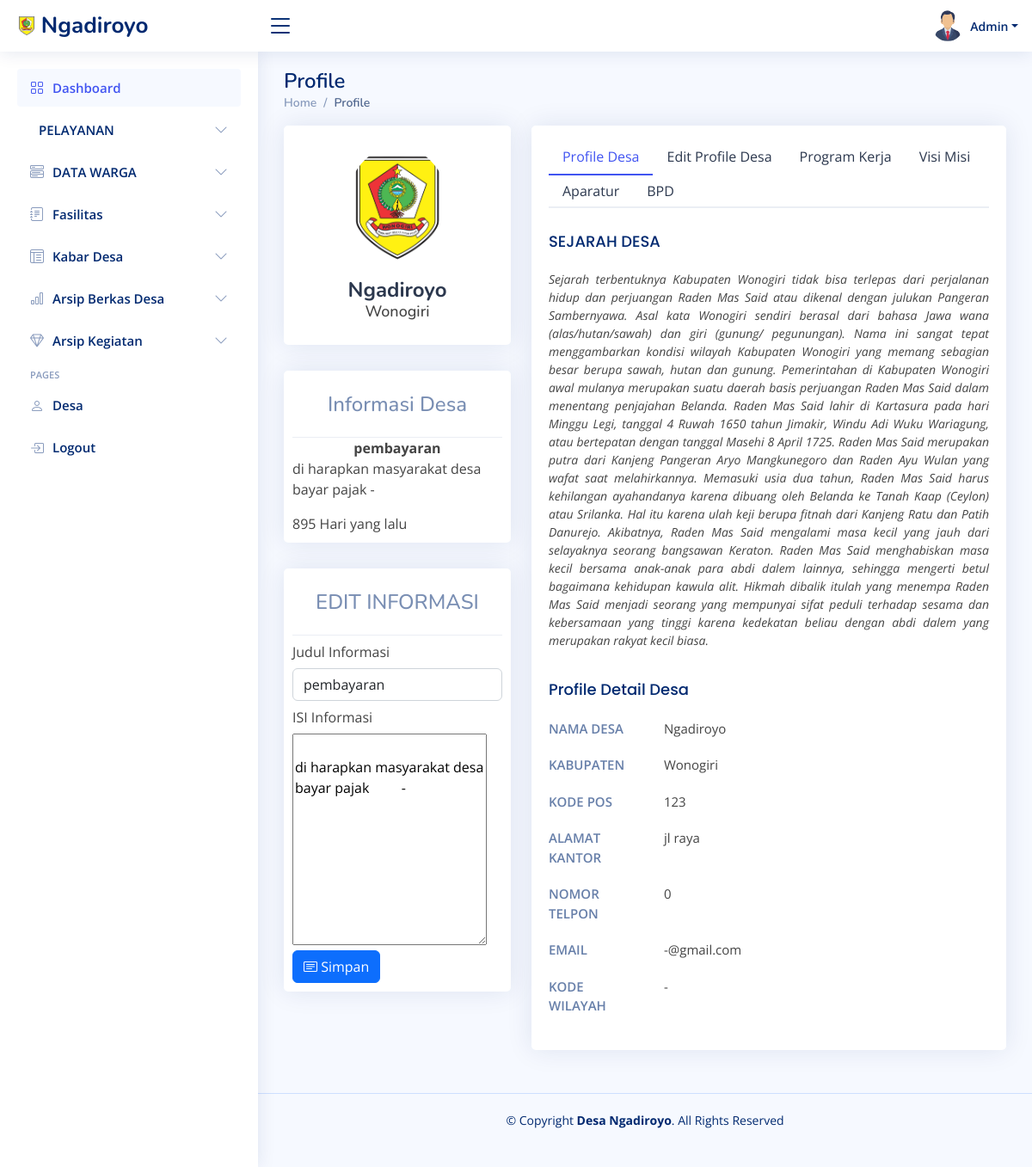
Page /admin/profile/profile.php (signed in) on the committed database.
### tables this page shows
CREATE TABLE `profile_desa` (
  `id_desa` int(11) NOT NULL,
  `nama_desa` varchar(50) NOT NULL,
  `kabupaten` varchar(50) NOT NULL,
  `kode_pos` int(11) NOT NULL,
  `alamat_kantor` varchar(100) NOT NULL,
  `telp` int(11) NOT NULL,
  `email` varchar(50) NOT NULL,
  `kd_wil` varchar(50) NOT NULL,
  `sejarah_desa` text NOT NULL
);

CREATE TABLE `informasi` (
  `id_informasi` int(11) NOT NULL,
  `judul` varchar(50) NOT NULL,
  `keterangan` text NOT NULL,
  `waktu` date DEFAULT NULL
);

### admin/profile/profile.php (the view, shortened to what this page needs)
<!DOCTYPE html>
<html lang="en">
<head>
    <link href="../assets/vendor/bootstrap/css/bootstrap.min.css" rel="stylesheet">
    <link href="../assets/vendor/bootstrap-icons/bootstrap-icons.css" rel="stylesheet">
    <link href="../assets/vendor/boxicons/css/boxicons.min.css" rel="stylesheet">
    <link href="../assets/vendor/quill/quill.snow.css" rel="stylesheet">
    <link href="../assets/vendor/quill/quill.bubble.css" rel="stylesheet">
    <link href="../assets/vendor/remixicon/remixicon.css" rel="stylesheet">
    <link href="../assets/vendor/simple-datatables/style.css" rel="stylesheet">
    <link href="../assets/css/style.css" rel="stylesheet">
    <link rel="stylesheet" type="text/css" href="https://cdn.datatables.net/1.10.20/css/jquery.dataTables.css">
</head>
<body>
    <header id="header" class="header fixed-top d-flex align-items-center">
        <div class="d-flex align-items-center justify-content-between">
            <a href="../index.php" class="logo d-flex align-items-center">
                <img src="../assets/img/Kabupaten Seruyan.png" alt="">
                <span class="d-none d-lg-block">Ngadiroyo</span>
            </a>
            <i class="bi bi-list toggle-sidebar-btn"></i>
        </div>
        <nav class="header-nav ms-auto">
            <ul class="d-flex align-items-center">
                <li class="nav-item dropdown pe-3">
                    <a class="nav-link nav-profile d-flex align-items-center pe-0" href="#" data-bs-toggle="dropdown">
                        <img src="../assets/img/admin.png" alt="Profile" class="rounded-circle">
                        <span class="d-none d-md-block dropdown-toggle ps-2">Admin</span>
                    </a>
                </li>
            </ul>
        </nav>
    </header>
    <aside id="sidebar" class="sidebar">
        <ul class="sidebar-nav" id="sidebar-nav">
            <li class="nav-item">
                <a class="nav-link " href="../index.php">
                    <i class="bi bi-grid"></i>
                    <span>Dashboard</span>
                </a>
            </li>
            <li class="nav-item">
                <a class="nav-link collapsed" data-bs-target="#components-pengajuan" data-bs-toggle="collapse" href="#">
                    <i class="bi bx-package"></i><span>PELAYANAN</span><i class="bi bi-chevron-down ms-auto"></i>
                </a>
            </li>
            <li class="nav-item">
                <a class="nav-link collapsed" data-bs-target="#components-nav" data-bs-toggle="collapse" href="#">
                    <i class="bi bi-menu-button-wide"></i><span>DATA WARGA</span><i class="bi bi-chevron-down ms-auto"></i>
                </a>
            </li>
            <li class="nav-item">
                <a class="nav-link collapsed" data-bs-target="#forms-nav" data-bs-toggle="collapse" href="#">
                    <i class="bi bi-journal-text"></i><span>Fasilitas</span><i class="bi bi-chevron-down ms-auto"></i>
                </a>
            </li>
            <li class="nav-item">
                <a class="nav-link collapsed" data-bs-target="#tables-nav" data-bs-toggle="collapse" href="#">
                    <i class="bi bi-layout-text-window-reverse"></i><span>Kabar Desa</span><i class="bi bi-chevron-down ms-auto"></i>
                </a>
            </li>
            <li class="nav-item">
                <a class="nav-link collapsed" data-bs-target="#charts-nav" data-bs-toggle="collapse" href="#">
                    <i class="bi bi-bar-chart"></i><span>Arsip Berkas Desa</span><i class="bi bi-chevron-down ms-auto"></i>
                </a>
            </li>
            <li class="nav-item">
                <a class="nav-link collapsed" data-bs-target="#icons-nav" data-bs-toggle="collapse" href="#">
                    <i class="bi bi-gem"></i><span>Arsip Kegiatan</span><i class="bi bi-chevron-down ms-auto"></i>
                </a>
            </li>
            <li class="nav-heading">Pages</li>
            <li class="nav-item">
                <a class="nav-link collapsed" href="profile.php">
                    <i class="bi bi-person"></i>
                    <span>Desa</span>
                </a>
            </li>
            <li class="nav-item">
                <a class="nav-link collapsed" href="../logout.php">
                    <i class="bi bi-box-arrow-in-right"></i>
                    <span>Logout</span>
                </a>
            </li>
        </ul>
    </aside>
    <main id="main" class="main">
        <div class="pagetitle">
            <h1>Profile</h1>
            <nav>
                <ol class="breadcrumb">
                    <li class="breadcrumb-item"><a href="#">Home</a></li>
                    <li class="breadcrumb-item active">Profile</li>
                </ol>
            </nav>
        </div>
        <section class="section profile">
            <div class="row">
                <div class="col-xl-4">
                    <div class="card">
                        <div class="card-body profile-card pt-4 d-flex flex-column align-items-center">
                            <img src="../assets/img/Kabupaten Seruyan.png" alt="Profile" class="rounded-circle">
                            <?php
                            include '../../koneksi/koneksi.php';
                            $data = mysqli_query($koneksi, "select * from profile_desa");
                            while ($d = mysqli_fetch_array($data)) {
                            ?>
                                <h2><?php echo $d['nama_desa']; ?></h2>
                                <h3><?php echo $d['kabupaten']; ?></h3>
                            <?php
                            }
                            ?>
                        </div>
                    </div>
                    <div class="card " style="padding:10px ;">
                        <div class="card-header text-center"> <b>
                                <h4>Informasi Desa</h4>
                            </b></div>
                        <?php
                        include '../../koneksi/koneksi.php';
                        $data = mysqli_query($koneksi, "select * from informasi");
                        while ($d = mysqli_fetch_array($data)) {
                        ?>
                            <center><b><?php echo $d['judul']; ?></b></center>
                            <p><?php echo $d['keterangan']; ?></p>
                            <?php
                            $waktu = $d['waktu'];
                            $awal  = date_create("$waktu");
                            $akhir = date_create();
                            $diff  = date_diff($awal, $akhir);
                            echo '  ' . $diff->days, ' Hari yang lalu ';
                            ?>
                        <?php
                        }
                        ?>
                    </div>
                    <div class="card " style="padding: 10px;">
                        <div class="card-header text-center"> <b>
                                <h4>EDIT INFORMASI</h4>
                            </b></div>
                        <?php
                        include '../../koneksi/koneksi.php';
                        $data = mysqli_query($koneksi, "select * from informasi");
                        while ($d = mysqli_fetch_array($data)) {
                        ?>
                            <form action="tambah_pengumuman.php" method="post">
                                <label for="fullName" class="col-md-12 col-lg-12 col-form-label">Judul Informasi</label>
                                <input name="judul" type="text" class="form-control" id="company" value="<?php echo $d['judul']; ?>">
                                <label for="fullName" class="col-md-12 col-lg-12 col-form-label">ISI Informasi</label>
                                <textarea name="keterangan" id="keterangan" rows="10" cols="25">
                                        <?php echo $d['keterangan']; ?>
                                        </textarea>
                                <br>
                                <button type="submit" class="btn btn-primary"> <i class="bi-card-text"></i> Simpan</button>
                            </form>
                        <?php
                        }
                        ?>
                    </div>
                </div>
                <div class="col-xl-8">
                    <div class="card">
                        <div class="card-body pt-3">
                            <ul class="nav nav-tabs nav-tabs-bordered">
                                <li class="nav-item">
                                    <button class="nav-link active" data-bs-toggle="tab" data-bs-target="#profile-overview">Profile Desa</button>
                                </li>
                                <li class="nav-item">
                                    <button class="nav-link" data-bs-toggle="tab" data-bs-target="#profile-edit">Edit Profile Desa</button>
                                </li>
                                <li class="nav-item">
                                    <button class="nav-link" data-bs-toggle="tab" data-bs-target="#profile-settings">Program Kerja</button>
                                </li>
                                <li class="nav-item">
                                    <button class="nav-link" data-bs-toggle="tab" data-bs-target="#profile-change-password">Visi Misi</button>
                                </li>
                                <li class="nav-item">
                                    <button class="nav-link" data-bs-toggle="tab" data-bs-target="#profile-change-aparatur">Aparatur</button>
                                </li>
                                <li class="nav-item">
                                    <button class="nav-link" data-bs-toggle="tab" data-bs-target="#profile-change-bpd">BPD</button>
                                </li>
                            </ul>
                            <div class="tab-content pt-2">
                                <?php
                                include '../../koneksi/koneksi.php';
                                $data = mysqli_query($koneksi, "select * from profile_desa");
                                while ($d = mysqli_fetch_array($data)) {
                                ?>
                                    <div class="tab-pane fade show active profile-overview" id="profile-overview">
                                        <h5 class="card-title">SEJARAH DESA</h5>
                                        <p class="small fst-italic" style="text-align:justify ;"><?php echo $d['sejarah_desa']; ?></p>
                                        <h5 class="card-title">Profile Detail Desa</h5>
                                        <div class="row">
                                            <div class="col-lg-3 col-md-4 label ">NAMA DESA</div>
                                            <div class="col-lg-9 col-md-8"><?php echo $d['nama_desa']; ?></div>
                                        </div>
                                        <div class="row">
                                            <div class="col-lg-3 col-md-4 label">KABUPATEN</div>
                                            <div class="col-lg-9 col-md-8"><?php echo $d['kabupaten']; ?></div>
                                        </div>
                                        <div class="row">
                                            <div class="col-lg-3 col-md-4 label">KODE POS</div>
                                            <div class="col-lg-9 col-md-8"><?php echo $d['kode_pos']; ?></div>
                                        </div>
                                        <div class="row">
                                            <div class="col-lg-3 col-md-4 label">ALAMAT KANTOR</div>
                                            <div class="col-lg-9 col-md-8"><?php echo $d['alamat_kantor']; ?></div>
                                        </div>
                                        <div class="row">
                                            <div class="col-lg-3 col-md-4 label">NOMOR TELPON</div>
                                            <div class="col-lg-9 col-md-8"><?php echo $d['telp']; ?></div>
                                        </div>
                                        <div class="row">
                                            <div class="col-lg-3 col-md-4 label">EMAIL</div>
                                            <div class="col-lg-9 col-md-8"><?php echo $d['email']; ?></div>
                                        </div>
                                        <div class="row">
                                            <div class="col-lg-3 col-md-4 label">KODE WILAYAH</div>
                                            <div class="col-lg-9 col-md-8"><?php echo $d['kd_wil']; ?></div>
                                        </div>
                                    </div>
                                <?php
                                }
                                ?>
                            </div>
                        </div>
                    </div>
                </div>
            </div>
        </section>
    </main>
    <footer id="footer" class="footer">
        <div class="copyright">
            &copy; Copyright <strong><span>Desa Ngadiroyo</span></strong>. All Rights Reserved
        </div>
    </footer>
</body>
</html>

### rows in the picture
profile_desa: nama_desa "Ngadiroyo", kabupaten "Wonogiri", sejarah_desa "Sejarah terbentuknya Kabupaten Wonogiri tidak bisa terlepas dari perjalanan hidup dan perjuangan Raden Mas Said atau dikenal dengan julukan Pangeran Sambernyawa. Asal kata Wonogiri sendiri berasal dari bahasa Jawa wana (alas/hutan/sawah) dan giri (gunung/ pegunungan). Nama ini sangat tepat menggambarkan kondisi wilayah Kabupaten Wonogiri yang memang sebagian besar berupa sawah, hutan dan gunung. Pemerintahan di Kabupaten Wonogiri awal mulanya merupakan suatu daerah basis perjuangan Raden Mas Said dalam menentang penjajahan Belanda. Raden Mas Said lahir di Kartasura pada hari Minggu Legi, tanggal 4 Ruwah 1650 tahun Jimakir, Windu Adi Wuku Wariagung, atau bertepatan dengan tanggal Masehi 8…", kode_pos "123", alamat_kantor "jl raya", telp "0", email "-@gmail.com", kd_wil "-"
informasi: judul "pembayaran", keterangan "di harapkan masyarakat desa bayar pajak -", waktu "895"
